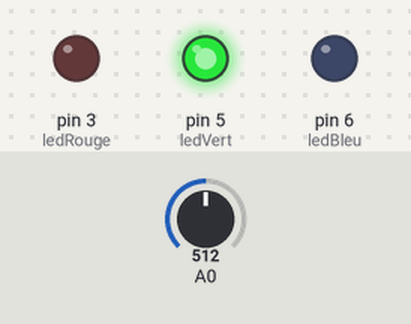
Simulated run of this sketch. Board: Arduino Uno, built with avr-gcc and run on an emulated ATmega328P. Parts: output pins drawn as LEDs (lit = HIGH). The inputs (shaded band) are chosen by the test bench; at power-on: A0 = 512.

Above: at 1.2 s.
1.3 s: A0 set to 716
At 2.5 s:
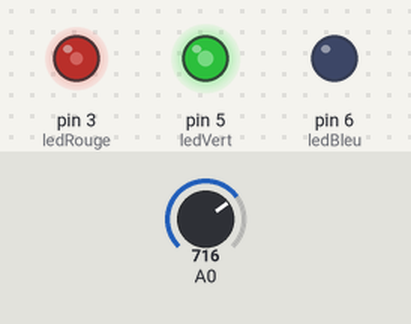
2.8 s: A0 set to 900
At 3.7 s:
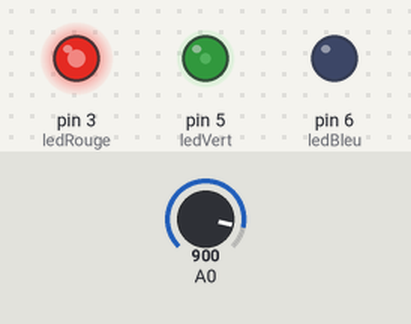
4.3 s: A0 set to 1023
At 4.8 s:
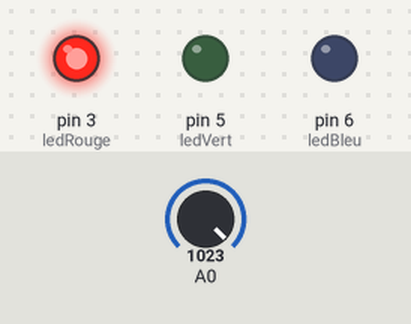
5.8 s: A0 set to 511
At 7.0 s:
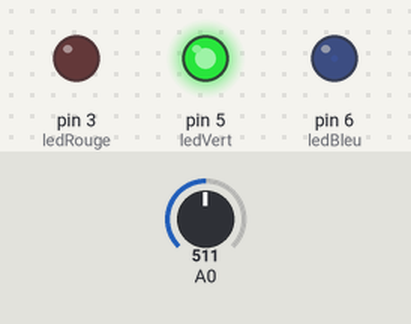
7.3 s: A0 set to 306
At 8.3 s:
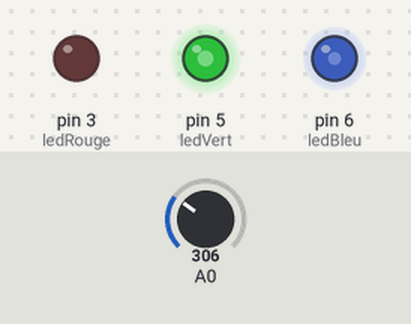
Timing chart, 0 to 9.8 s (numbered marks = the images above; inputs shaded):
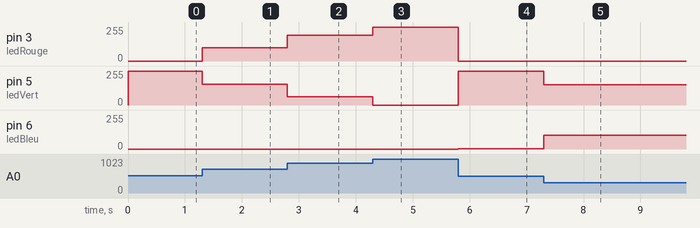

The sketch:

job05.ino
```cpp
void ledRVBpwm(int pwmRouge, int pwmVert, int pwmBleu);
const int ledRouge = 3; // Constante pour la broche 3
const int ledVert = 5; // Constante pour la broche 5
const int ledBleu = 6; // Constante pour la broche 6
int tension, val;

void setup() {
  pinMode (ledVert,OUTPUT);
  pinMode (ledRouge,OUTPUT);
  pinMode (ledBleu,OUTPUT);
}

void loop(){
  tension = analogRead(A0);
  val = map(tension,0,1023,0,2*255);
  if(val < 255)
    ledRVBpwm(0,val,255-val);
  if(val >= 255 && val <= 2*255)
    ledRVBpwm(val-255, 255-(val-255),0);
}

void ledRVBpwm(int pwmRouge, int pwmVert, int pwmBleu) {
  analogWrite(ledRouge, pwmRouge);
  analogWrite(ledVert, pwmVert);
  analogWrite(ledBleu, pwmBleu);
}
```

Measured:
- after the input at 1.3 s, pin 3 (ledRouge): 0/255 → 101/255 at once; pin 5 (ledVert): 255/255 → 154/255 at once
- after the input at 2.8 s, pin 3 (ledRouge): 101/255 → 193/255 at once; pin 5 (ledVert): 154/255 → 62/255 at once
- after the input at 4.3 s, pin 3 (ledRouge): 193/255 → 255/255 at once; pin 5 (ledVert): 62/255 → 0/255 at once
- after the input at 5.8 s, pin 3 (ledRouge): 255/255 → 0/255 at once; pin 5 (ledVert): 0/255 → 254/255 at once; pin 6 (ledBleu): 0/255 → 1/255 at once
- after the input at 7.3 s, pin 5 (ledVert): 254/255 → 152/255 at once; pin 6 (ledBleu): 1/255 → 103/255 at once
